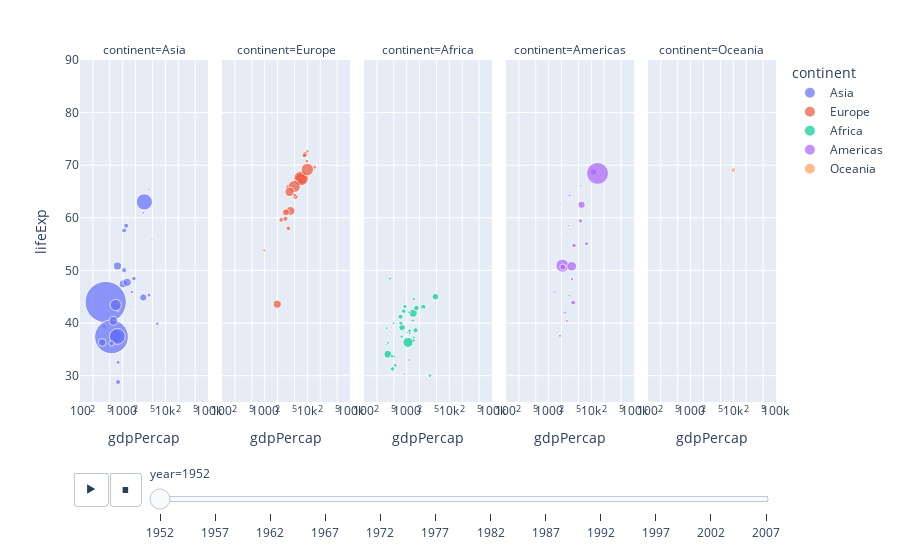

Notebook cell for this chart:
### Markdown cell above
### Gráfico scatter

### Code cell
# Gráfico com animação separados por continente

fig = px.scatter(gapminder, x="gdpPercap", y="lifeExp", animation_frame="year", animation_group="country",
           size="pop", color="continent", hover_name="country", facet_col="continent",
           log_x=True, size_max=45, range_x=[100,100000], range_y=[25,90])
fig.show()

### Figure 1 — Plotly figure (JSON) as saved in the notebook; plotly's stock layout.template omitted (floating-point values rounded to 4 significant figures)
{"data": [{"hovertemplate": "<b>%{hovertext}</b><br><br>continent=Asia<br>year=1952<br>gdpPercap=%{x}<br>lifeExp=%{y}<br>pop=%{marker.size}<extra></extra>", "hovertext": ["Afghanistan", "Bahrain", "Bangladesh", "Cambodia", "China", "Hong Kong, China", "India", "Indonesia", "Iran", "Iraq", "Israel", "Japan", "Jordan", "Korea, Dem. Rep.", "Korea, Rep.", "Kuwait", "Lebanon", "Malaysia", "Mongolia", "Myanmar", "Nepal", "Oman", "Pakistan", "Philippines", "Saudi Arabia", "Singapore", "Sri Lanka", "Syria", "Taiwan", "Thailand", "Vietnam", "West Bank and Gaza", "Yemen, Rep."], "ids": ["Afghanistan", "Bahrain", "Bangladesh", "Cambodia", "China", "Hong Kong, China", "India", "Indonesia", "Iran", "Iraq", "Israel", "Japan", "Jordan", "Korea, Dem. Rep.", "Korea, Rep.", "Kuwait", "Lebanon", "Malaysia", "Mongolia", "Myanmar", "Nepal", "Oman", "Pakistan", "Philippines", "Saudi Arabia", "Singapore", "Sri Lanka", "Syria", "Taiwan", "Thailand", "Vietnam", "West Bank and Gaza", "Yemen, Rep."], "legendgroup": "Asia", "marker": {"color": "#636efa", "size": [8425333, 120447, 46886859, 4693836, 556263527, 2125900, 372000000, 82052000, 17272000, 5441766, 1620914, 86459025, 607914, 8865488, 20947571, 160000, 1439529, 6748378, 800663, 20092996, 9182536, 507833, 41346560, 22438691, 4005677, 1127000, 7982342, 3661549, 8550362, 21289402, 26246839, 1030585, 4963829], "sizemode": "area", "sizeref": 651200.0, "symbol": "circle"}, "mode": "markers", "name": "Asia", "orientation": "v", "showlegend": true, "type": "scatter", "x": [779.4, 9867.0, 684.2, 368.5, 400.4, 3054.0, 546.6, 749.7, 3035.0, 4130.0, 4087.0, 3217.0, 1547.0, 1088.0, 1031.0, 108400.0, 4835.0, 1831.0, 786.6, 331, 545.9, 1828.0, 684.6, 1273.0, 6460.0, 2315.0, 1084.0, 1643.0, 1207.0, 757.8, 605.1, 1516.0, 781.7], "xaxis": "x", "y": [28.8, 50.94, 37.48, 39.42, 44, 60.96, 37.37, 37.47, 44.87, 45.32, 65.39, 63.03, 43.16, 50.06, 47.45, 55.56, 55.93, 48.46, 42.24, 36.32, 36.16, 37.58, 43.44, 47.75, 39.88, 60.4, 57.59, 45.88, 58.5, 50.85, 40.41, 43.16, 32.55], "yaxis": "y"}, {"hovertemplate": "<b>%{hovertext}</b><br><br>continent=Europe<br>year=1952<br>gdpPercap=%{x}<br>lifeExp=%{y}<br>pop=%{marker.size}<extra></extra>", "hovertext": ["Albania", "Austria", "Belgium", "Bosnia and Herzegovina", "Bulgaria", "Croatia", "Czech Republic", "Denmark", "Finland", "France", "Germany", "Greece", "Hungary", "Iceland", "Ireland", "Italy", "Montenegro", "Netherlands", "Norway", "Poland", "Portugal", "Romania", "Serbia", "Slovak Republic", "Slovenia", "Spain", "Sweden", "Switzerland", "Turkey", "United Kingdom"], "ids": ["Albania", "Austria", "Belgium", "Bosnia and Herzegovina", "Bulgaria", "Croatia", "Czech Republic", "Denmark", "Finland", "France", "Germany", "Greece", "Hungary", "Iceland", "Ireland", "Italy", "Montenegro", "Netherlands", "Norway", "Poland", "Portugal", "Romania", "Serbia", "Slovak Republic", "Slovenia", "Spain", "Sweden", "Switzerland", "Turkey", "United Kingdom"], "legendgroup": "Europe", "marker": {"color": "#EF553B", "size": [1282697, 6927772, 8730405, 2791000, 7274900, 3882229, 9125183, 4334000, 4090500, 42459667, 69145952, 7733250, 9504000, 147962, 2952156, 47666000, 413834, 10381988, 3327728, 25730551, 8526050, 16630000, 6860147, 3558137, 1489518, 28549870, 7124673, 4815000, 22235677, 50430000], "sizemode": "area", "sizeref": 651200.0, "symbol": "circle"}, "mode": "markers", "name": "Europe", "orientation": "v", "showlegend": true, "type": "scatter", "x": [1601.0, 6137.0, 8343.0, 973.5, 2444.0, 3119.0, 6876.0, 9692.0, 6425.0, 7030.0, 7144.0, 3531.0, 5264.0, 7268.0, 5210.0, 4931.0, 2648.0, 8942.0, 10100.0, 4029.0, 3068.0, 3145.0, 3581.0, 5075.0, 4215.0, 3834.0, 8528.0, 14730.0, 1969.0, 9980.0], "xaxis": "x2", "y": [55.23, 66.8, 68, 53.82, 59.6, 61.21, 66.87, 70.78, 66.55, 67.41, 67.5, 65.86, 64.03, 72.49, 66.91, 65.94, 59.16, 72.13, 72.67, 61.31, 59.82, 61.05, 58.0, 64.36, 65.57, 64.94, 71.86, 69.62, 43.59, 69.18], "yaxis": "y2"}, {"hovertemplate": "<b>%{hovertext}</b><br><br>continent=Africa<br>year=1952<br>gdpPercap=%{x}<br>lifeExp=%{y}<br>pop=%{marker.size}<extra></extra>", "hovertext": ["Algeria", "Angola", "Benin", "Botswana", "Burkina Faso", "Burundi", "Cameroon", "Central African Republic", "Chad", "Comoros", "Congo, Dem. Rep.", "Congo, Rep.", "Cote d'Ivoire", "Djibouti", "Egypt", "Equatorial Guinea", "Eritrea", "Ethiopia", "Gabon", "Gambia", "Ghana", "Guinea", "Guinea-Bissau", "Kenya", "Lesotho", "Liberia", "Libya", "Madagascar", "Malawi", "Mali", "Mauritania", "Mauritius", "Morocco", "Mozambique", "Namibia", "Niger", "Nigeria", "Reunion", "Rwanda", "Sao Tome and Principe", "Senegal", "Sierra Leone", "Somalia", "South Africa", "Sudan", "Swaziland", "Tanzania", "Togo", "Tunisia", "Uganda", "Zambia", "Zimbabwe"], "ids": ["Algeria", "Angola", "Benin", "Botswana", "Burkina Faso", "Burundi", "Cameroon", "Central African Republic", "Chad", "Comoros", "Congo, Dem. Rep.", "Congo, Rep.", "Cote d'Ivoire", "Djibouti", "Egypt", "Equatorial Guinea", "Eritrea", "Ethiopia", "Gabon", "Gambia", "Ghana", "Guinea", "Guinea-Bissau", "Kenya", "Lesotho", "Liberia", "Libya", "Madagascar", "Malawi", "Mali", "Mauritania", "Mauritius", "Morocco", "Mozambique", "Namibia", "Niger", "Nigeria", "Reunion", "Rwanda", "Sao Tome and Principe", "Senegal", "Sierra Leone", "Somalia", "South Africa", "Sudan", "Swaziland", "Tanzania", "Togo", "Tunisia", "Uganda", "Zambia", "Zimbabwe"], "legendgroup": "Africa", "marker": {"color": "#00cc96", "size": [9279525, 4232095, 1738315, 442308, 4469979, 2445618, 5009067, 1291695, 2682462, 153936, 14100005, 854885, 2977019, 63149, 22223309, 216964, 1438760, 20860941, 420702, 284320, 5581001, 2664249, 580653, 6464046, 748747, 863308, 1019729, 4762912, 2917802, 3838168, 1022556, 516556, 9939217, 6446316, 485831, 3379468, 33119096, 257700, 2534927, 60011, 2755589, 2143249, 2526994, 14264935, 8504667, 290243, 8322925, 1219113, 3647735, 5824797, 2672000, 3080907], "sizemode": "area", "sizeref": 651200.0, "symbol": "circle"}, "mode": "markers", "name": "Africa", "orientation": "v", "showlegend": true, "type": "scatter", "x": [2449.0, 3521.0, 1063.0, 851.2, 543.3, 339.3, 1173.0, 1071.0, 1179.0, 1103.0, 780.5, 2126.0, 1389.0, 2670.0, 1419.0, 375.6, 328.9, 362.1, 4293.0, 485.2, 911.3, 510.2, 299.9, 853.5, 298.8, 575.6, 2388.0, 1443.0, 369.2, 452.3, 743.1, 1968.0, 1688.0, 468.5, 2424.0, 761.9, 1077.0, 2719.0, 493.3, 879.6, 1450.0, 879.8, 1136.0, 4725.0, 1616.0, 1148.0, 716.7, 859.8, 1468.0, 734.8, 1147.0, 406.9], "xaxis": "x3", "y": [43.08, 30.02, 38.22, 47.62, 31.98, 39.03, 38.52, 35.46, 38.09, 40.72, 39.14, 42.11, 40.48, 34.81, 41.89, 34.48, 35.93, 34.08, 37.0, 30, 43.15, 33.61, 32.5, 42.27, 42.14, 38.48, 42.72, 36.68, 36.26, 33.69, 40.54, 50.99, 42.87, 31.29, 41.73, 37.44, 36.32, 52.72, 40, 46.47, 37.28, 30.33, 32.98, 45.01, 38.63, 41.41, 41.22, 38.6, 44.6, 39.98, 42.04, 48.45], "yaxis": "y3"}, {"hovertemplate": "<b>%{hovertext}</b><br><br>continent=Americas<br>year=1952<br>gdpPercap=%{x}<br>lifeExp=%{y}<br>pop=%{marker.size}<extra></extra>", "hovertext": ["Argentina", "Bolivia", "Brazil", "Canada", "Chile", "Colombia", "Costa Rica", "Cuba", "Dominican Republic", "Ecuador", "El Salvador", "Guatemala", "Haiti", "Honduras", "Jamaica", "Mexico", "Nicaragua", "Panama", "Paraguay", "Peru", "Puerto Rico", "Trinidad and Tobago", "United States", "Uruguay", "Venezuela"], "ids": ["Argentina", "Bolivia", "Brazil", "Canada", "Chile", "Colombia", "Costa Rica", "Cuba", "Dominican Republic", "Ecuador", "El Salvador", "Guatemala", "Haiti", "Honduras", "Jamaica", "Mexico", "Nicaragua", "Panama", "Paraguay", "Peru", "Puerto Rico", "Trinidad and Tobago", "United States", "Uruguay", "Venezuela"], "legendgroup": "Americas", "marker": {"color": "#ab63fa", "size": [17876956, 2883315, 56602560, 14785584, 6377619, 12350771, 926317, 6007797, 2491346, 3548753, 2042865, 3146381, 3201488, 1517453, 1426095, 30144317, 1165790, 940080, 1555876, 8025700, 2227000, 662850, 157553000, 2252965, 5439568], "sizemode": "area", "sizeref": 651200.0, "symbol": "circle"}, "mode": "markers", "name": "Americas", "orientation": "v", "showlegend": true, "type": "scatter", "x": [5911.0, 2677.0, 2109.0, 11370.0, 3940.0, 2144.0, 2627.0, 5587.0, 1398.0, 3522.0, 3048.0, 2428.0, 1840.0, 2195.0, 2899.0, 3478.0, 3112.0, 2480.0, 1952.0, 3759.0, 3082.0, 3023.0, 13990.0, 5717.0, 7690.0], "xaxis": "x4", "y": [62.48, 40.41, 50.92, 68.75, 54.74, 50.64, 57.21, 59.42, 45.93, 48.36, 45.26, 42.02, 37.58, 41.91, 58.53, 50.79, 42.31, 55.19, 62.65, 43.9, 64.28, 59.1, 68.44, 66.07, 55.09], "yaxis": "y4"}, {"hovertemplate": "<b>%{hovertext}</b><br><br>continent=Oceania<br>year=1952<br>gdpPercap=%{x}<br>lifeExp=%{y}<br>pop=%{marker.size}<extra></extra>", "hovertext": ["Australia", "New Zealand"], "ids": ["Australia", "New Zealand"], "legendgroup": "Oceania", "marker": {"color": "#FFA15A", "size": [8691212, 1994794], "sizemode": "area", "sizeref": 651200.0, "symbol": "circle"}, "mode": "markers", "name": "Oceania", "orientation": "v", "showlegend": true, "type": "scatter", "x": [10040.0, 10560.0], "xaxis": "x5", "y": [69.12, 69.39], "yaxis": "y5"}], "layout": {"annotations": [{"font": {}, "showarrow": false, "text": "continent=Asia", "x": 0.092, "xanchor": "center", "xref": "paper", "y": 1, "yanchor": "bottom", "yref": "paper"}, {"font": {}, "showarrow": false, "text": "continent=Europe", "x": 0.296, "xanchor": "center", "xref": "paper", "y": 1, "yanchor": "bottom", "yref": "paper"}, {"font": {}, "showarrow": false, "text": "continent=Africa", "x": 0.5, "xanchor": "center", "xref": "paper", "y": 1, "yanchor": "bottom", "yref": "paper"}, {"font": {}, "showarrow": false, "text": "continent=Americas", "x": 0.704, "xanchor": "center", "xref": "paper", "y": 1, "yanchor": "bottom", "yref": "paper"}, {"font": {}, "showarrow": false, "text": "continent=Oceania", "x": 0.908, "xanchor": "center", "xref": "paper", "y": 1, "yanchor": "bottom", "yref": "paper"}], "legend": {"itemsizing": "constant", "title": {"text": "continent"}, "tracegroupgap": 0}, "margin": {"t": 60}, "sliders": [{"active": 0, "currentvalue": {"prefix": "year="}, "len": 0.9, "pad": {"b": 10, "t": 60}, "steps": [{"args": [["1952"], {"frame": {"duration": 0, "redraw": false}, "fromcurrent": true, "mode": "immediate", "transition": {"duration": 0, "easing": "linear"}}], "label": "1952", "method": "animate"}, {"args": [["1957"], {"frame": {"duration": 0, "redraw": false}, "fromcurrent": true, "mode": "immediate", "transition": {"duration": 0, "easing": "linear"}}], "label": "1957", "method": "animate"}, {"args": [["1962"], {"frame": {"duration": 0, "redraw": false}, "fromcurrent": true, "mode": "immediate", "transition": {"duration": 0, "easing": "linear"}}], "label": "1962", "method": "animate"}, {"args": [["1967"], {"frame": {"duration": 0, "redraw": false}, "fromcurrent": true, "mode": "immediate", "transition": {"duration": 0, "easing": "linear"}}], "label": "1967", "method": "animate"}, {"args": [["1972"], {"frame": {"duration": 0, "redraw": false}, "fromcurrent": true, "mode": "immediate", "transition": {"duration": 0, "easing": "linear"}}], "label": "1972", "method": "animate"}, {"args": [["1977"], {"frame": {"duration": 0, "redraw": false}, "fromcurrent": true, "mode": "immediate", "transition": {"duration": 0, "easing": "linear"}}], "label": "1977", "method": "animate"}, {"args": [["1982"], {"frame": {"duration": 0, "redraw": false}, "fromcurrent": true, "mode": "immediate", "transition": {"duration": 0, "easing": "linear"}}], "label": "1982", "method": "animate"}, {"args": [["1987"], {"frame": {"duration": 0, "redraw": false}, "fromcurrent": true, "mode": "immediate", "transition": {"duration": 0, "easing": "linear"}}], "label": "1987", "method": "animate"}, {"args": [["1992"], {"frame": {"duration": 0, "redraw": false}, "fromcurrent": true, "mode": "immediate", "transition": {"duration": 0, "easing": "linear"}}], "label": "1992", "method": "animate"}, {"args": [["1997"], {"frame": {"duration": 0, "redraw": false}, "fromcurrent": true, "mode": "immediate", "transition": {"duration": 0, "easing": "linear"}}], "label": "1997", "method": "animate"}, {"args": [["2002"], {"frame": {"duration": 0, "redraw": false}, "fromcurrent": true, "mode": "immediate", "transition": {"duration": 0, "easing": "linear"}}], "label": "2002", "method": "animate"}, {"args": [["2007"], {"frame": {"duration": 0, "redraw": false}, "fromcurrent": true, "mode": "immediate", "transition": {"duration": 0, "easing": "linear"}}], "label": "2007", "method": "animate"}], "x": 0.1, "xanchor": "left", "y": 0, "yanchor": "top"}], "updatemenus": [{"buttons": [{"args": [null, {"frame": {"duration": 500, "redraw": false}, "fromcurrent": true, "mode": "immediate", "transition": {"duration": 500, "easing": "linear"}}], "label": "&#9654;", "method": "animate"}, {"args": [[null], {"frame": {"duration": 0, "redraw": false}, "fromcurrent": true, "mode": "immediate", "transition": {"duration": 0, "easing": "linear"}}], "label": "&#9724;", "method": "animate"}], "direction": "left", "pad": {"r": 10, "t": 70}, "showactive": false, "type": "buttons", "x": 0.1, "xanchor": "right", "y": 0, "yanchor": "top"}], "xaxis": {"anchor": "y", "domain": [0, 0.184], "range": [2, 5], "title": {"text": "gdpPercap"}, "type": "log"}, "xaxis2": {"anchor": "y2", "domain": [0.204, 0.388], "matches": "x", "range": [2, 5], "title": {"text": "gdpPercap"}, "type": "log"}, "xaxis3": {"anchor": "y3", "domain": [0.408, 0.592], "matches": "x", "range": [2, 5], "title": {"text": "gdpPercap"}, "type": "log"}, "xaxis4": {"anchor": "y4", "domain": [0.612, 0.796], "matches": "x", "range": [2, 5], "title": {"text": "gdpPercap"}, "type": "log"}, "xaxis5": {"anchor": "y5", "domain": [0.816, 1], "matches": "x", "range": [2, 5], "title": {"text": "gdpPercap"}, "type": "log"}, "yaxis": {"anchor": "x", "domain": [0, 1], "range": [25, 90], "title": {"text": "lifeExp"}}, "yaxis2": {"anchor": "x2", "domain": [0, 1], "matches": "y", "showticklabels": false}, "yaxis3": {"anchor": "x3", "domain": [0, 1], "matches": "y", "showticklabels": false}, "yaxis4": {"anchor": "x4", "domain": [0, 1], "matches": "y", "showticklabels": false}, "yaxis5": {"anchor": "x5", "domain": [0, 1], "matches": "y", "showticklabels": false}}}
